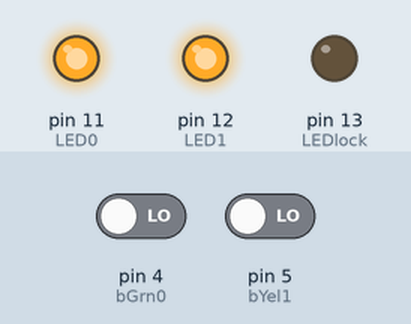
The sketch below on a simulated Arduino Uno, built with avr-gcc and run on an emulated ATmega328P. On the bench: output pins drawn as LEDs (lit = HIGH). The test bench sets the inputs (shaded band); at power-on: pin 4 (bGrn0) LOW, pin 5 (bYel1) LOW. Random numbers use the default seed unless the sketch sets one.

Above: at 2.1 s.
2.2 s: pin 4 (bGrn0) driven HIGH
At 3.9 s:
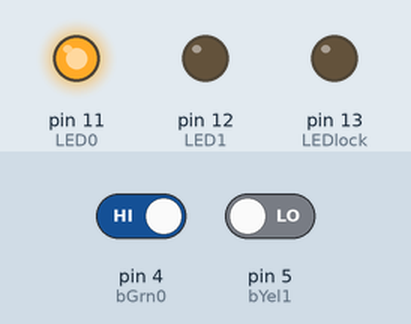
5.7 s: pin 5 (bYel1) driven HIGH
9.2 s: pin 4 (bGrn0) driven LOW
At 9.94 s:
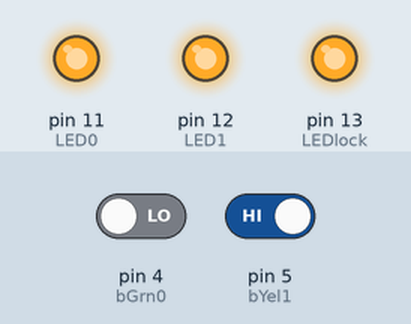
At 12.7 s:
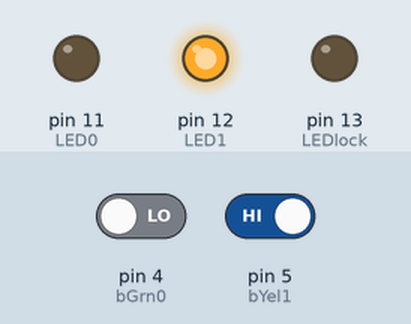
Timing chart, 0 to 18.7 s (numbered marks = the images above; inputs shaded):
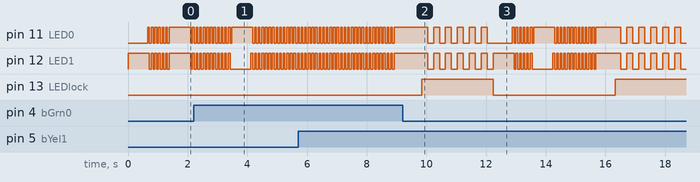

The sketch:

simon_says.ino
```cpp
/*FEAa1AccContFinal: access control system-  All singing, all dancing
ver 1 Jan 2010
Final Stage edition of AccCont started 30 Dec 2009

Written during final stages of a nasty cold, and
while strained back muscles (snow shoveling) were
healing. << (I often include such "pointless" odds
and ends here, because it is, to me, fun to be
reminded of things later.)

The VERSION is the version of this STAGE in the development
of the program "FEAa1AccCont". This potentially confusing
matter of "version" versus "stage" doesn't usually occur
in my work, as early "stages" are overwritten as the programming
progresses. It was only because FEAa1AccCont was being used
as the basis of a tutorial for....

http://sheepdogguides.com/

... that the need to introduce "stages" as well as "versions"
arose.

==============================================================

This program....

Requires 3 LEDs, two switches.
One of the LEDs is standing in for an electromechanical strike plate

Two of the LEDs present a "challenge" to the user
If the user responds by holding down the correct
combination of switches for a short while, the
"lock" "opens" for a time, i.e. the LED standing
for the lock switches on. (That LED could be
replaced with an electro-mechanical strike plate
very easily... and with no changes to the software.)

The lock doesn't open WHEN the user presses the right
combination on the switches... that would make trial and
error too easy. Rather, the software looks at the switches
at a pre-determined moment, and if they are properly
set at that moment, the door opens... or at least the "lock" LED turns
on for a set period.

The correct answer will be as follows....

If LEDs show:         Then press (x) or don't press (-)....
Left LED Right LED        Left button Right button
off      off          -   -  (See futher notes below later)
off      on           *   *
on       off          *   -
on       on           -   *

You don't have to memorize the table above. To know what
buttons to press, use the following rule....

a) Complement the LED pattern. (That means that if an
     LED is on, then in the complement it is off.
b) Treat what you have as a binary number.
c) Add one to that binary number.
d) Throw away any extra digit created by a "carry".

Here are all four cases done for you by
those steps....

11 Starting with both LEDs on...
00 The complement
01 The result of adding 1

01 Starting with left off, right on...
10 The complement
11 The result of adding 1

10 Starting with left off, right on...
01 The complement
10 The result of adding 1

00 Starting with both LEDs off...
11 The complement
Adding 1 would give you 100.
Throw away the carried digit... leaves you with...
00... so press NEITHER key to answer the "off/off" challenge.
(the program does not offer this challenge for two reasons...
    a) The device would look "off" if presenting zero as
          the challenge
    b) Users would have to remember to press AND QUICKLY
          RELEASE a button to answer the "zero" challenge.
          Without the "press and release", the countdown
          to "check buttons now" would never start.

So, in the version presented here, there are only three
challenges... making solution by trial and error almost
possible. But it would be easy to add more LEDs, more
buttons, which would making many more challenges to find
answers for.

(The exclusion the "zero" challenge was added between
the 4th stage of the program's development and the
final stage. The change was trivial,
because the program was well structured.
Can you find where the change was made?)
*/

const byte LEDlock=13;//Pin where lock would be connected.
const byte LED1=12;//LED1 connected here (MS bit)... left hand LED
const byte LED0=11;//LED0 connected here (LS bit)

const byte bYel1=5;//pin yellow switch is on... left hand switch
const byte bGrn0=4;//pin green switch is on
// N.B.: "Yel1" is "wye-ee-ell-one" for YELlow switch, bit ONE

byte bNumToShow;
byte bNumShownPreviously=0;
/*This variable above is part of the mechanism to ensure that
the same challenge never arises twice in a row. The variable
must be initialized, or there will be unpredictable results
the first time @if (bNumToShow==bNumShownPreviously)" is
encountered. As we we will never (see other) present the
challenge defined by bNumToShow=0, we can safely initialize
bNumShownPreviously to zero. (Even if it were initialized to
something else, the code would "work", with the tiny "flaw"
that the first challenge presented would never be whatever
bNumShownPreviously was initialized to.*/

byte bFailuresInARow=0;

void setup()
{
   //Serial.begin(9600);//for debug work only
   pinMode(LEDlock,OUTPUT);
   pinMode(LED0,OUTPUT);
   pinMode(LED1,OUTPUT);

   pinMode(bGrn0,INPUT);
   pinMode(bYel1,INPUT);

   LockDoor();

   bFailuresInARow=0;
   }

void loop()
{
  bNumToShow=bPickAChallenge(1,3,bNumShownPreviously);
 /*The previous line originally simply @bNumToShow=random(1,4)"... which
        set bNumToShow to 1,2 or 3.
    Don't include zero in the things that can be presented as
        the challenge, i.e. always use 1 or more for the first parameter.
        (See notes in header for the reasons for avoiding zero.)*/
  bNumShownPreviously=bNumToShow;/*Update contents of bNumShownPreviously,
      ready for the next time we need to know what was most resently shown*/

  showInBinary(bNumToShow);//Show it on LEDs.

  while ((!boSwitchPressed(bYel1))&&(!boSwitchPressed(bGrn0)))
     {;};//Wait for a switch to be pressed

  delay(600);//User must finish getting right buttons pressed during this delay

  /*Beware: If you think the program "isn't working", be careful that you are
  keeping the buttons of the correct response down long enough. You must keep
  them down until the access control device either says "Right" or "Wrong".
  If you enter the CORRECT code, but release the buttons too soon, your answer
  will still be treated as WRONG.
  */

  if (boCorrectButtonsPressedNow(bNumToShow))
       {SaySuccessAndOpenDoorDuringMessage();}
          else {SayFailed();};

  randomSeed(BottomOfMillis());//Only NEEDED once, but it does no
  //harm to do it every time we pass through this loop.

}//end of function "loop"

boolean boSwitchPressed(byte bWhichSwitch)
//In this version, the function does NOT wait for the switch
//to be released.
  {
   boolean boAns=false;//What is in this will eventually be passed
     //back to the calling code. Assume switch NOT pressed,
     //for the moment.
   if (digitalRead(bWhichSwitch)==LOW)
     {
        delay(20);//Wait for bounces to pass
        boAns=true;
     }//end of "if..."
     return boAns;
  }//end of boSwitchPressed

void SayFailed()
{
   word wHowManyFlashCycles=6;
   //Th following multiple @if@s are a bit crude..
   //but they Do The Job!
   if (bFailuresInARow>0) {wHowManyFlashCycles=12;};
   if (bFailuresInARow>1) {wHowManyFlashCycles=40;};
   if (bFailuresInARow>3) {wHowManyFlashCycles=60;};
   if (bFailuresInARow>5) {wHowManyFlashCycles=100;};
   //(Could be extended)
   FlashLEDs(wHowManyFlashCycles,60);
   if (bFailuresInARow<255) bFailuresInARow++;
   //Don't do the "add 1" to bFailuresInARow if it is 255,
   //because you will get overflow. A byte-type variable
   //can't hold 256.
}//end of SayFailed

void SaySuccessAndOpenDoorDuringMessage()
//That name looks silly... but it will appear only
//once, and the extra information will help you
//be clear about what is done inside the function.

{
  UnlockDoor();
  FlashLEDs(6,200);
  LockDoor();
  bFailuresInARow=0;
}//end of SaySuccess...

void setLEDs(byte bL1, byte bL0)
//Easily extended for more LEDs
{
   if (bL0==0) digitalWrite(LED0,LOW);
               else  digitalWrite(LED0,HIGH);
   if (bL1==0) digitalWrite(LED1,LOW);
               else  digitalWrite(LED1,HIGH);
}//end of "setLEDs"

void FlashLEDs(byte bReps,byte bRate)
//Call this a number of times to cause the LEDs to
//flash on-off-on-off. The number in bRate controls
//how fast the LEDs flash. The number in bReps
//determines how many flash cycles happen.
{
  for (int i=0;i<bReps;i++)
   {
      setLEDs(1,1);
      delay(bRate);
      setLEDs(0,0);
      delay(bRate);
   }//end of "for..."
}//end of FlashLEDs

void LockDoor()
//Simple at the moment... but it is
//still worth "packaging" this in its
//own function, in case the program
//has to be adapted for an unusual
//locking device.
{
digitalWrite(LEDlock,LOW);
}

void UnlockDoor()
//See LokDoor rems.
{
digitalWrite(LEDlock,HIGH);
}

void showInBinary(byte bNum)
/*Set LED1 on or off depending on
left hand digit in binary representation
of number in bNum...

And set LED0 on or off depending on
right hand digit in binary representation
of number in bNum.

For debug: send what's in bNum to the serial monitor,
    so we can check that what the LEDs are showing is right...
(The int() stuff around bNum converts it from byte type
   data, which println can't handle, to an equivalent
   int type datum, which println IS okay with.)
*/
{
//Serial.println(int(bNum));

//Set LED1 on or off...
if ((bNum & B10)==B10)
  {digitalWrite(LED1,HIGH);}
  else
  {digitalWrite(LED1,LOW);};

//Set LED0 on or off...
  if ((bNum & 1)==1)
  {digitalWrite(LED0,HIGH);}
  else
  {digitalWrite(LED0,LOW);};
}//end of showInBinary

boolean boCorrectButtonsPressedNow(byte bToDecode)
/*Don't overlook the "bo" at the start of the name.
This function is asking "ARE the correct buttons
pressed now?" It isn't, for instance, establishing
a state in which the right buttons ARE pressed.

The byte in bToDecode is what is showing on
the LEDs. The user must apply whatever rule the
access control system is applying, and press
the switches accordingly.*/
{
  boolean boReturn=false;//Assume for the time being that
    //user has NOT pressed the right switches.

  //Fetch and record the current state of the switches...
  //Yellow switch is left hand switch.
  boolean boStateOfYel1;
      boStateOfYel1=boSwitchPressed(bYel1);
      //"true" means switch is closed
  boolean boStateOfGrn0;//Create variable
      boStateOfGrn0=boSwitchPressed(bGrn0);//Fill it

  //Put the state of the LEDs into easily accessed booleans...
  boolean boStateOfLED1;
     if ((bToDecode&B10)==B10)
       {boStateOfLED1=true;}
         else {boStateOfLED1=false;}
  //"true" means LED on

  boolean boStateOfLED0;
     if ((bToDecode&1)==1)
       {boStateOfLED0=true;}
         else {boStateOfLED0=false;}

 /*Followiong for debug...

Serial.print(int(bToDecode));
Serial.print("  ");
serialdb("Yel",boStateOfYel1);
serialdb("Grn",boStateOfGrn0);
serialdb("LED1",boStateOfLED1);
serialdb("LED0",boStateOfLED0);
Serial.println("");


... end of debug lines*/


  /*Now look at various "correct" answers, and if any
  are present change boReturn to true.

  We could write some "clever" code to calculate the
  correct answers.... but I'm not clever enough to read
  that reliably, so I'm just going to do the job
  "the hard way".

  In each of the following blocks, the rem a the
  top will explain the LED challenge and the
  correct response with the following code:

  "off on  * *"

  ... will mean if LEDs are "off" and "off", in that
  order, then the correct responmse is: both buttons pressed.*/

//off      on           *   *
  if (
     ((!boStateOfLED1)&&(boStateOfLED0))
     &&
     ((boStateOfYel1)&&(boStateOfGrn0))
     )
      {boReturn=true;};

//on       off          *   -
  if (
     ((boStateOfLED1)&&(!boStateOfLED0))
     &&
     ((boStateOfYel1)&&(!boStateOfGrn0))
     )
      {boReturn=true;};

//on       on           -   *
  if (
     ((boStateOfLED1)&&(boStateOfLED0))
     &&
     ((!boStateOfYel1)&&(boStateOfGrn0))
     )
       {boReturn=true;};

//off      off: This challenge will not be issued.

  return boReturn;
}//end of boCorrectButtonsPressedNow

void serialdb(char sPrompt[8],boolean boVal)
{
Serial.print(sPrompt);
if (boVal)
 {Serial.print(":true   ");}
    else {Serial.print(":false  ");};
}

long BottomOfMillis()
/*You don't have to understand everything here...
But the more you master, the better off you will
be.

The MAIN thing to understand is that this function
returns a number that depends on how long it has
been since the processor was last reset. As that
is measured in milliseconds, it is very, very
unlikely that you will get the same number twice
if you call this function after some delay which
has been affected by human reponse times.

This function returns the "bottom part" of whatever
millis is returning at the time the function is
called. What I mean by that, roughly speaking, is....

Millis is an "unsigned long" type datum. Among other
tbings this means that it is made up of many digits.
Slightly distorting things, just so I can discuss this
in decimal terms, lets say that "millis" can be a
number up to 999,999. And lets say that I want a
number of no more than three digits.

The "long()" funtion MAY be chopping unsigned long
numbers down as follows....

123,456 becomes 123
123,987 becomes 123... etc.

I want something more like...
 123,456 becomes 456
 123,987 becomes 987....

... and that, roughly speaking, is what this function
does with the number it fetches from millis.

It uses a bitwise AND to accomplish its task.

The "0xFFFFFF" is just a quick way of writing a
very big... but not too big!... number which
in binary would be all ones. The decimal
"equivalent", in essense, would be a number
consisting of a lot of 9's*/

{
long lngReturn;
lngReturn=(millis()&0xFFFFFF);
return lngReturn;
}//end of BottomOfMillis

byte bPickAChallenge(byte bLowInc, byte bHiInc, byte bPrev)
/*Picks a number in the range bLowInc to bHighInc, INCLUSIVE...
i.e. bPickAChallenge(1,3,0) will pick either 1,2 or 3.

Note that this is slightly different from what the Ardino's
built-in "random" does. "random(1,3)" will only return 1 or 2,
not 3.

The last parameter defines a number that may NOT be returned.
It is used to provide a mechanism, which in conjunction with
other code, allows the programmer to ensure that users do not
see the same challenge twice in a row.*/

{
byte bTmp;
bHiInc=bHiInc+1;//to allow for the different range setting
  //conventions of my bPickAChallenge and the Arduino's "random()";
do {bTmp=random(bLowInc,bHiInc);} while(bTmp==bPrev);
  return bTmp;
}//end of bPickAChallenge
```

Measured:
- after the input at 9.2 s, pin 11 (LED0): HIGH → LOW after 0.84 s, → HIGH 0.20 s later, → LOW 0.20 s later, → HIGH 0.20 s later, … (59 changes in this stretch); pin 12 (LED1): HIGH → LOW after 0.84 s, → HIGH 0.20 s later, → LOW 0.20 s later, → HIGH 0.20 s later, … (59 changes in this stretch)
- by itself, pin 11 (LED0), pin 12 (LED1): alternates HIGH for 0.06 s and LOW for 0.06 s
